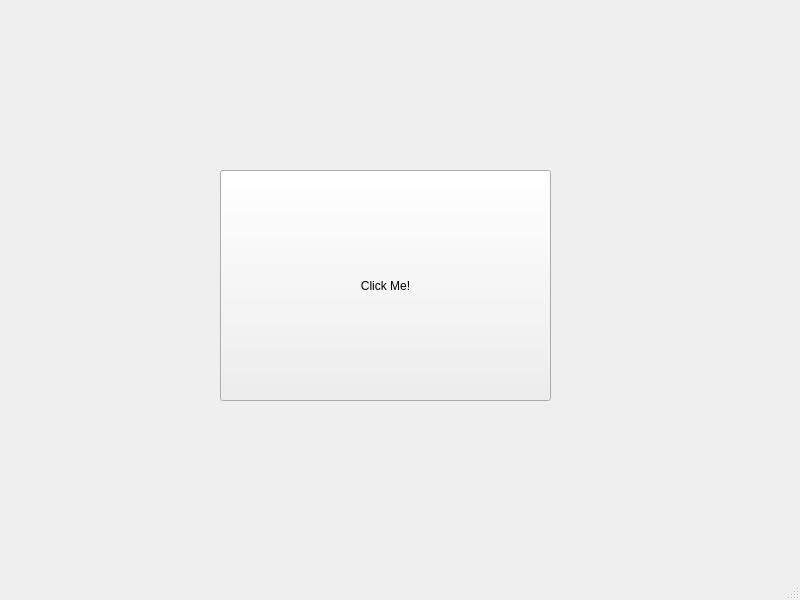
<?xml version="1.0" encoding="UTF-8"?>
<ui version="4.0">
 <class>MainWindow</class>
 <widget class="QMainWindow" name="MainWindow">
  <property name="geometry">
   <rect>
    <x>0</x>
    <y>0</y>
    <width>800</width>
    <height>600</height>
   </rect>
  </property>
  <property name="windowTitle">
   <string>MainWindow</string>
  </property>
  <widget class="QWidget" name="centralwidget">
   <widget class="QPushButton" name="pushButton">
    <property name="geometry">
     <rect>
      <x>220</x>
      <y>170</y>
      <width>331</width>
      <height>231</height>
     </rect>
    </property>
    <property name="text">
     <string>Click Me!</string>
    </property>
   </widget>
  </widget>
  <widget class="QMenuBar" name="menubar">
   <property name="geometry">
    <rect>
     <x>0</x>
     <y>0</y>
     <width>800</width>
     <height>22</height>
    </rect>
   </property>
  </widget>
  <widget class="QStatusBar" name="statusbar"/>
 </widget>
 <resources/>
 <connections/>
</ui>
